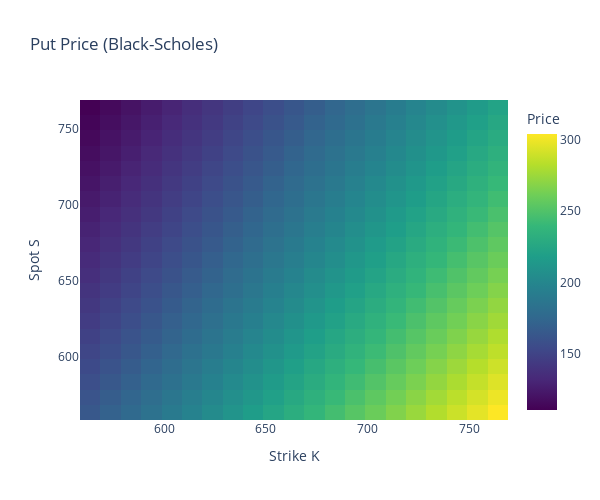

The code cell stored with this chart in its notebook:
### Code cell
fig_put_heston = plot_heatmap(put_heston, K_grid, S_grid, "Put Price (Heston)")
fig_put_bs = plot_heatmap(put_bs, K_grid, S_grid, "Put Price (Black-Scholes)")

fig_put_heston
fig_put_bs

### Figure 1 — Plotly figure (JSON) as saved in the notebook; plotly's stock layout.template omitted (floating-point values rounded to 4 significant figures; data arrays with more than 128 entries replaced by an {"elided": "..."} marker saying what was removed)
{"data": [{"colorbar": {"title": {"text": "Price"}}, "colorscale": [[0, "#440154"], [0.1111, "#482878"], [0.2222, "#3e4989"], [0.3333, "#31688e"], [0.4444, "#26828e"], [0.5556, "#1f9e89"], [0.6667, "#35b779"], [0.7778, "#6ece58"], [0.8889, "#b5de2b"], [1, "#fde725"]], "type": "heatmap", "x": [563.8, 573.8, 583.8, 593.8, 603.8, 613.8, 623.8, 633.8, 643.8, 653.8, 663.8, 673.8, 683.8, 693.8, 703.8, 713.8, 723.8, 733.8, 743.8, 753.8, 763.8], "y": [563.8, 573.8, 583.8, 593.8, 603.8, 613.8, 623.8, 633.8, 643.8, 653.8, 663.8, 673.8, 683.8, 693.8, 703.8, 713.8, 723.8, 733.8, 743.8, 753.8, 763.8], "z": {"elided": "21x21 float values"}}], "layout": {"height": 500, "title": {"text": "Put Price (Black-Scholes)"}, "width": 600, "xaxis": {"title": {"text": "Strike K"}}, "yaxis": {"title": {"text": "Spot S"}}}}
